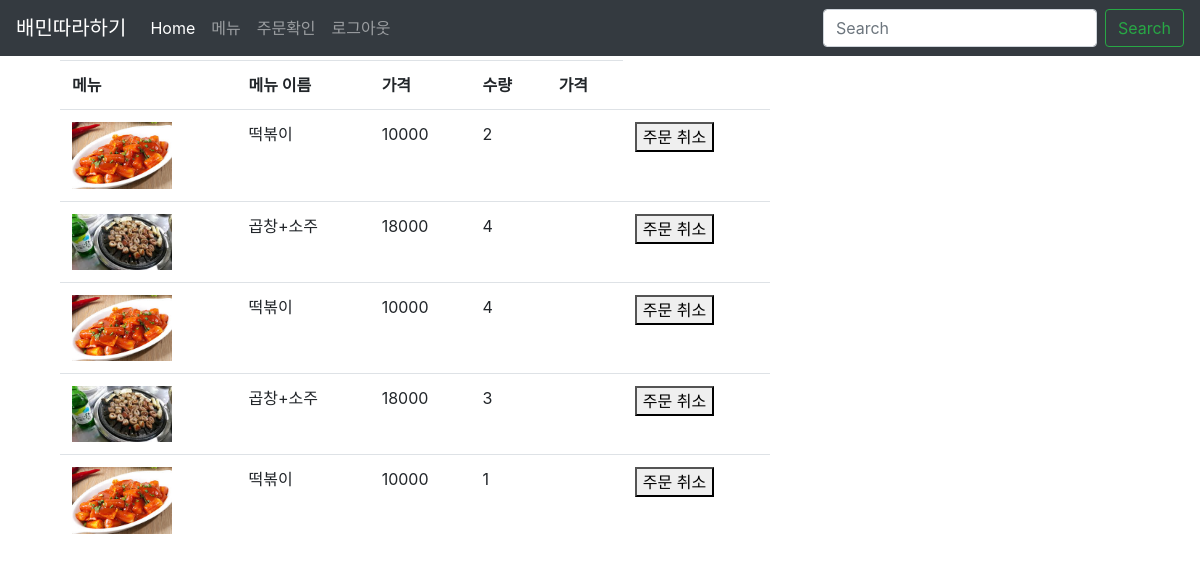
Page /client/orderlist/ (signed in) on the committed database.
### client/models.py (models this page shows)
class OrderItem(models.Model):
    order=models.ForeignKey(Order,on_delete=models.CASCADE)
    menu=models.ForeignKey(Menu,on_delete=models.CASCADE)
    count=models.PositiveIntegerField()
    def __str__(self):
        return self.menu.partner.name+' '+self.menu.name+' '+str(self.count)

### partner/models.py (models this page shows, shortened)
class Menu(models.Model):
    partner=models.ForeignKey(Partner,on_delete=models.CASCADE)
    image = models.ImageField(verbose_name="메뉴 이미지")
    name=models.CharField(verbose_name="메뉴 이름",max_length=50)
    price=models.PositiveIntegerField(verbose_name="메뉴 가격")

### client/views.py (the view)
# urls.py: url(r'^client/orderlist/$', views.order_check,name="menu"),
def order_check(request):
    ctx={}
    if request.user.client:
        try:
            orderlist=[]
            username=request.user.client
            userlist=Order.objects.filter(client=username)
            for user in userlist:
                menulist=OrderItem.objects.filter(order=user)
                print(menulist)
                orderlist.append(list(menulist))
            print(orderlist)
            ctx.update({"menu_list":orderlist})
        except Exception as e:
            print(e)
            pass
    return render(request,"ordercheck.html",ctx)

### templates/ordercheck.html (shortened to what this page needs)
{% extends "base.html"%}
{% block body %}
<div class="container">
  <div class="col-sm-8">
    <div style="height:60px;">
      {% if menu_list %}
      <table class="table">
        <tr>
          <th>메뉴</th>
          <th>메뉴 이름</th>
          <th>가격</th>
          <th>수량</th>
          <th>가격</th>
        </tr>
        {% for menus in menu_list %}
          {%for menu in menus%}
            <tr>
              <td><img style="max-width:100px;" src='{{menu.menu.image.url}}'></td>
              <td>{{menu.menu.name}}</td>
              <td>{{menu.menu.price}}</td>
              <td>{{menu.count}}</td>
              <td id="result"></td>
              <td><button name="{{menu.id}}" value=" {{ menu.id }} " onclick="click_del(this.value)">주문 취소</button></td>
            </tr>
          {%endfor%}
        {% endfor %}
      </table>
      {% endif %}
    </div>
  </div>
</div>
{% endblock %}

### rows in the picture
OrderItem: menu.image (picture), menu.name "떡볶이", menu.price "10000", count "2", {{ menu.id }} 3 (drawn)
OrderItem: menu.image (picture), menu.name "곱창+소주", menu.price "18000", count "4"
OrderItem: menu.image (picture), menu.name "떡볶이", menu.price "10000", count "4", {{ menu.id }} 5 (drawn)
OrderItem: menu.image (picture), menu.name "곱창+소주", menu.price "18000", count "3", {{ menu.id }} 6 (drawn)
OrderItem: menu.image (picture), menu.name "떡볶이", menu.price "10000", count "1", {{ menu.id }} 7 (drawn)
